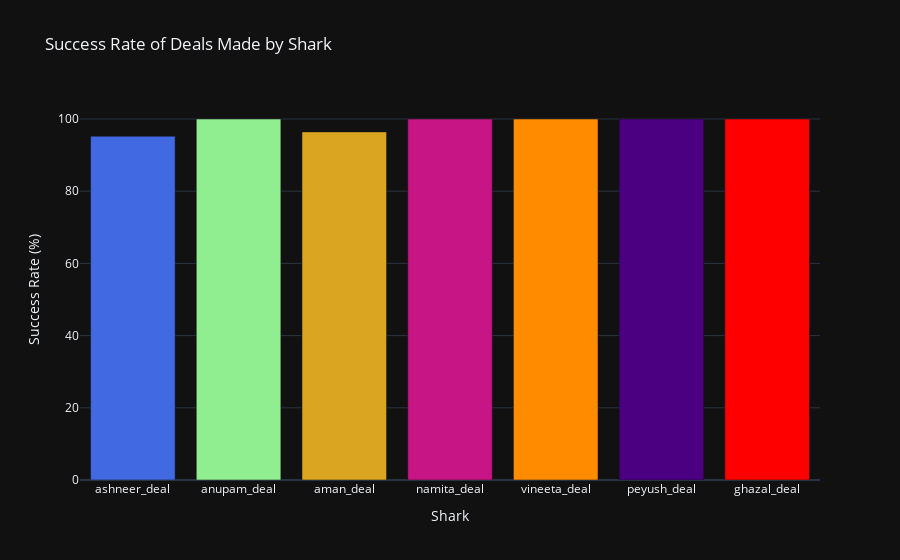

The cell this chart's notebook holds for it:
### Markdown cell above
# **Success Rate of Deals Made by Shark**

### Code cell
# Success Rate of Deals Made by Shark

total_deals_by_shark = df[['ashneer_deal', 'anupam_deal', 'aman_deal', 'namita_deal', 'vineeta_deal', 'peyush_deal', 'ghazal_deal']].sum()
successful_deals_by_shark = df[df['deal'] == 1][['ashneer_deal', 'anupam_deal', 'aman_deal', 'namita_deal', 'vineeta_deal', 'peyush_deal', 'ghazal_deal']].sum()
success_rate_by_shark = (successful_deals_by_shark / total_deals_by_shark) * 100
bar_colors = ['rgb(65,105,225)', 'rgb(144,238,144)', 'rgb(218,165,32)', 'rgb(199,21,133)', 'rgb(255,140,0)', 'rgb(75,0,130)', 'rgb(255,0,0)']

figure = go.Figure(data=go.Bar(
    x=success_rate_by_shark.index,
    y=success_rate_by_shark,
    marker=dict(color=bar_colors),
    hovertemplate='Success Rate: %{y:.2f}%<br><extra></extra>'
))

figure.update_layout(
    title="Success Rate of Deals Made by Shark",
    xaxis_title="Shark",
    yaxis_title="Success Rate (%)",
    template='plotly_dark'
)

figure.show()

### Figure 1 — Plotly figure (JSON) as saved in the notebook; plotly's stock layout.template omitted (floating-point values rounded to 4 significant figures)
{"data": [{"hovertemplate": "Success Rate: %{y:.2f}%<br><extra></extra>", "marker": {"color": ["rgb(65,105,225)", "rgb(144,238,144)", "rgb(218,165,32)", "rgb(199,21,133)", "rgb(255,140,0)", "rgb(75,0,130)", "rgb(255,0,0)"]}, "type": "bar", "x": ["ashneer_deal", "anupam_deal", "aman_deal", "namita_deal", "vineeta_deal", "peyush_deal", "ghazal_deal"], "y": [95.24, 100, 96.43, 100, 100, 100, 100]}], "layout": {"title": {"text": "Success Rate of Deals Made by Shark"}, "xaxis": {"title": {"text": "Shark"}}, "yaxis": {"title": {"text": "Success Rate (%)"}}}}
